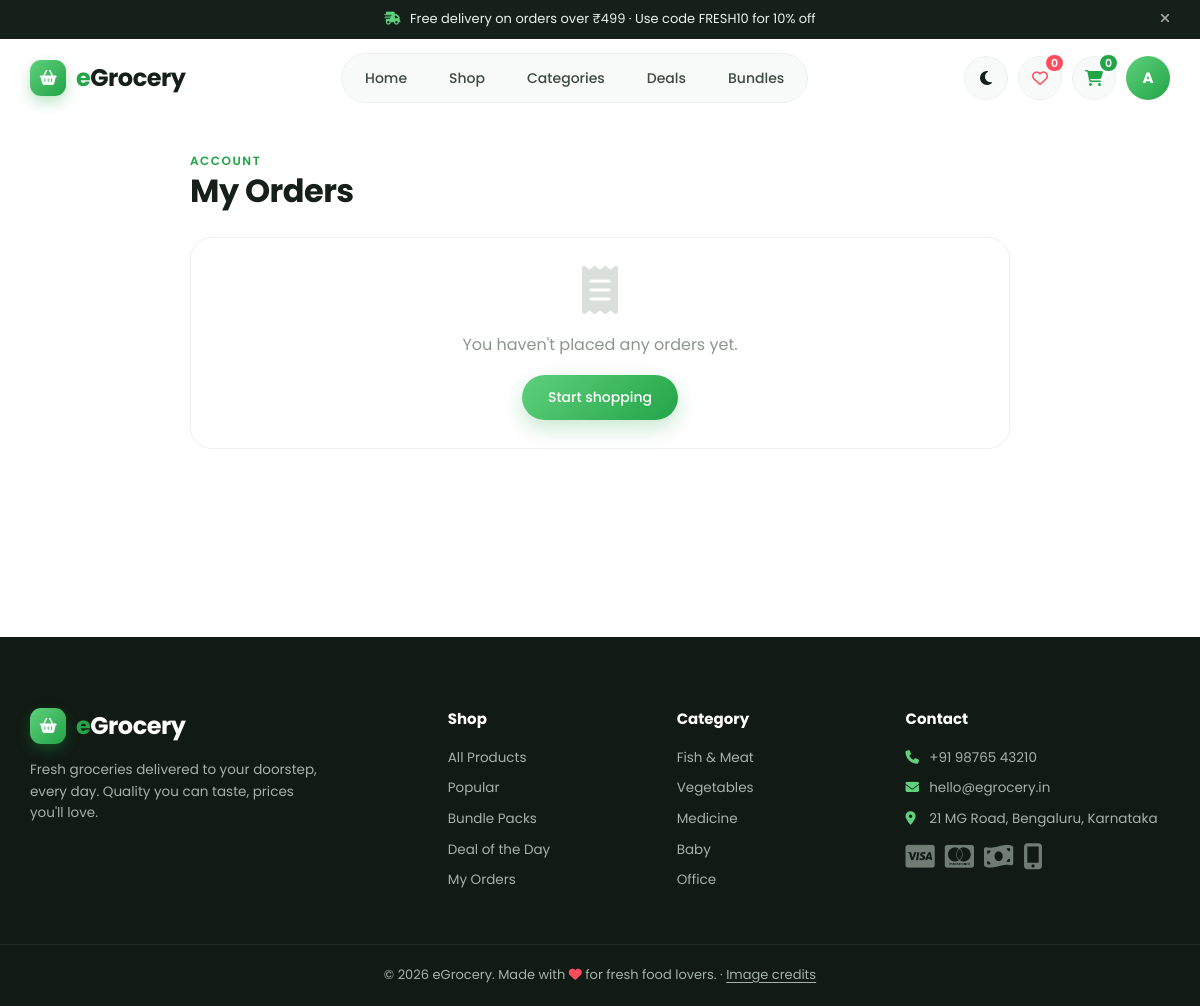
Page /orders/ (signed in) on the committed database.
### store/models.py (models this page shows, shortened)
class SiteSettings(models.Model):
    store_name = models.CharField(max_length=60, default="eGrocery")
    show_announcement = models.BooleanField(default=True)
    announcement = models.CharField(max_length=160, default="Free delivery on orders over ₹499 · Use code FRESH10 for 10% off")
    free_delivery_over = models.DecimalField("Free delivery over (₹)", max_digits=8, decimal_places=2, default=Decimal("499"))
    delivery_fee = models.DecimalField("Delivery fee (₹)", max_digits=8, decimal_places=2, default=Decimal("40"))
    delivery_minutes = models.PositiveIntegerField("Average delivery time (minutes)", default=30)
    hero_badge = models.CharField(max_length=80, default="Delivered in 30 minutes")
    hero_title = models.CharField(max_length=80, default="Everyday groceries,")
    hero_highlight = models.CharField(max_length=40, default="freshly", help_text="Word shown in green italics.")
    hero_title_end = models.CharField(max_length=60, default="delivered.")
    hero_subtitle = models.CharField(max_length=255, default="Farm-fresh produce, quality meat and daily essentials — picked this morning and at your door before you know it.")
    happy_customers = models.CharField(max_length=20, default="12K+", help_text="e.g. 12K+")
    store_rating = models.DecimalField(max_digits=2, decimal_places=1, default=Decimal("4.9"))
    footer_about = models.CharField(max_length=255, default="Fresh groceries delivered to your doorstep, every day. Quality you can taste, prices you'll love.")
    phone = models.CharField(max_length=40, default="+91 98765 43210")
    email = models.EmailField(default="hello@egrocery.in")
    address = models.CharField(max_length=160, default="21 MG Road, Bengaluru, Karnataka")
    facebook_url = models.URLField(blank=True)
    instagram_url = models.URLField(blank=True)
    twitter_url = models.URLField("X / Twitter URL", blank=True)
    youtube_url = models.URLField(blank=True)
    class Meta:
        verbose_name = "Site settings"
        verbose_name_plural = "Site settings"
    @classmethod
    def load(cls):
        obj, _ = cls.objects.get_or_create(pk=1)
        return obj

class Category(models.Model):
    name = models.CharField(max_length=80)
    slug = models.SlugField(unique=True)
    title = models.CharField(max_length=120, blank=True, help_text="Long name shown as the product heading, e.g. 'Fruits & Vegetables'.")
    icon = models.CharField(max_length=60, default="fa-solid fa-basket-shopping", help_text="Font Awesome classes, e.g. 'fa-solid fa-carrot'.")
    order = models.PositiveIntegerField(default=0)
    show_in_menu = models.BooleanField(default=True, help_text="Show as a card in the Category section.")
    class Meta:
        ordering = ["order", "name"]
        verbose_name_plural = "categories"
    @property
    def display_title(self):
        return self.title or self.name

### store/views.py (the view)
# urls.py: path("orders/", views.my_orders, name="my_orders"),
@login_required
def my_orders(request):
    orders = request.user.orders.prefetch_related("items")
    return render(request, "store/my_orders.html", {"orders": orders})

### store/cart.py (called while the page is built)
def money(value):
    return Decimal(value).quantize(Decimal("0.01"), rounding=ROUND_HALF_UP)

    @property
    def promo(self):
        code = self.session.get(PROMO_KEY)
        if not code:
            return None
        promo = PromoCode.objects.filter(code=code).first()
        if promo and promo.is_valid_now():
            return promo
        self.session.pop(PROMO_KEY, None)
        return None

    def lines(self):
        ids = [int(i) for i in self.data]
        products = Product.objects.active().select_related("category").in_bulk(ids)
        out = []
        for pid in ids:
            p = products.get(pid)
            if p:
                out.append((p, self.data[str(pid)]))
        if len(out) != len(self.data):  # drop vanished products
            self.data = {str(p.id): q for p, q in out}
            self._save()
        return out

    @property
    def count(self):
        return sum(self.data.values())

    @property
    def subtotal(self):
        return money(sum((p.price * q for p, q in self.lines()), Decimal("0")))

### store/currency.py (called while the page is built, shortened)
def format_inr(value, symbol=True):
    try:
        amount = Decimal(str(value))
    except (InvalidOperation, ValueError, TypeError):
        return value
    sign = "-" if amount < 0 else ""
    amount = abs(amount).quantize(Decimal("0.01"))
    whole, paise = divmod(amount, 1)
    digits = str(int(whole))
    text = digits if paise == 0 else f"{digits}.{int(paise * 100):02d}"
    return f"{sign}{'₹' if symbol else ''}{text}"

### store/models.py (called while the page is built)
    def active(self):
        return self.filter(is_active=True)

    def get_absolute_url(self):
        return reverse("product_detail", args=[self.slug])

    def to_dict(self):
        return {
            "id": self.id,
            "name": self.name,
            "slug": self.slug,
            "url": self.get_absolute_url(),
            "unit": self.unit,
            "desc": self.description,
            "price": float(self.price),
            "oldPrice": float(self.old_price) if self.old_price else None,
            "rating": float(self.rating),
            "img": self.image.url if self.image else "",
            "cat": self.category.slug,
            "catTitle": self.category.display_title,
            "popular": self.is_popular,
            "isNew": self.is_new,
            "bundle": self.is_bundle,
            "stock": self.stock,
        }

### templates/store/my_orders.html (shortened to what this page needs)
{% extends "base.html" %}
{% load store_extras %}
{% block content %}
<section class="page container narrow">
  <div class="page-head">
    <span class="eyebrow">Account</span>
    <h1>My Orders</h1>
  </div>
  {% for order in orders %}
    <a class="panel order-row" href="{{ order.get_absolute_url }}">
      <div class="order-thumbs">
        {% for item in order.items.all|slice:":3" %}
          {% if item.product and item.product.image %}<img src="{{ item.product.image.url }}" alt="{{ item.name }}">{% endif %}
        {% endfor %}
      </div>
      <div class="order-meta">
        <b>{{ order.number }}</b>
        <small class="muted">{{ order.created_at|date:"M j, Y" }} · {{ order.item_count }} item{{ order.item_count|pluralize }}</small>
      </div>
      <span class="status status-{{ order.status }}">{{ order.get_status_display }}</span>
      <b class="order-total">{{ order.total|inr }}</b>
      <i class="fa-solid fa-chevron-right muted"></i>
    </a>
  {% empty %}
    <div class="panel empty">
      <i class="fa-solid fa-receipt"></i>
      <p>You haven't placed any orders yet.</p>
      <a class="btn" href="{% url 'home' %}">Start shopping</a>
    </div>
  {% endfor %}
</section>
{% endblock %}

### templates/base.html (shortened to what this page needs)
{% load static store_extras %}<!DOCTYPE html>
<html lang="en">
<head>
  <link rel="stylesheet" href="https://cdnjs.cloudflare.com/ajax/libs/font-awesome/6.5.1/css/all.min.css" />
  <link rel="stylesheet" href="{% static 'css/style.css' %}" />
  <link rel="stylesheet" href="{% static 'css/components.css' %}" />
  <link rel="stylesheet" href="{% static 'css/pages.css' %}" />
  <link rel="stylesheet" href="{% static 'css/hero.css' %}" />
</head>
<body class="{% block body_class %}{% endblock %}">
  {% if site.show_announcement and site.announcement %}
  <div class="topbar" id="topbar">
    <div class="container topbar-inner">
      <p><i class="fa-solid fa-truck-fast"></i> {{ site.announcement }}</p>
      <button class="topbar-close" id="topbarClose" aria-label="Dismiss"><i class="fa-solid fa-xmark"></i></button>
    </div>
  </div>
  {% endif %}
  <header class="header" id="header">
    <div class="container nav">
      <a href="{% url 'home' %}" class="logo"><span class="logo-mark"><i class="fa-solid fa-basket-shopping"></i></span><span class="logo-e">e</span>Grocery</a>
      <nav class="nav-menu" id="navMenu">
        <a href="{% url 'home' %}" class="nav-link" data-section="home">Home</a>
        <a href="{% url 'shop' %}" class="nav-link{% if request.resolver_match.url_name == 'shop' or request.resolver_match.url_name == 'shop_category' %} active{% endif %}">Shop</a>
        <a href="{% url 'home' %}#categories" class="nav-link" data-section="categories">Categories</a>
        <a href="{% url 'home' %}#deal" class="nav-link" data-section="deal">Deals</a>
        <a href="{% url 'home' %}#packages" class="nav-link" data-section="packages">Bundles</a>
      </nav>
      <div class="nav-icons">
        <button class="icon-btn" id="themeBtn" aria-label="Toggle dark mode"></button>
        <button class="icon-btn icon-red" id="wishBtn" aria-label="Wishlist">
          <i class="fa-regular fa-heart"></i>
          <span class="badge badge-red" id="wishCount">{{ store_state.wishlist|length }}</span>
        </button>
        <button class="icon-btn icon-green" id="cartBtn" aria-label="Cart">
          <i class="fa-solid fa-cart-shopping"></i>
          <span class="badge" id="cartCount">{{ store_state.cart.count }}</span>
        </button>
        <div class="user-menu" id="userMenu">
          {% if user.is_authenticated %}
            <button class="icon-btn avatar-btn" id="userBtn" aria-label="Account" aria-expanded="false">
              {{ user.first_name|default:user.username|first|upper }}
            </button>
          {% else %}
            <a class="icon-btn" href="{% url 'login' %}?next={{ request.get_full_path|urlencode }}" aria-label="Log in"><i class="fa-regular fa-user"></i></a>
          {% endif %}
        </div>
      </div>
    </div>
  </header>
  <main>
    {% block content %}{% endblock %}
  </main>
  <footer class="footer">
    <div class="container footer-grid">
      <div>
        <a href="{% url 'home' %}" class="logo logo-light"><span class="logo-mark"><i class="fa-solid fa-basket-shopping"></i></span><span class="logo-e">e</span>Grocery</a>
        <p class="f-about">{{ site.footer_about }}</p>
      </div>
      <div>
        <h4>Shop</h4>
        <a href="{% url 'shop' %}">All Products</a>
        <a href="{% url 'home' %}#products">Popular</a>
        <a href="{% url 'home' %}#packages">Bundle Packs</a>
        <a href="{% url 'home' %}#deal">Deal of the Day</a>
        {% if user.is_authenticated %}<a href="{% url 'my_orders' %}">My Orders</a>{% else %}<a href="{% url 'signup' %}">Create Account</a>{% endif %}
      </div>
      <div>
        <h4>Category</h4>
        {% for c in menu_categories|slice:":5" %}
          <a href="{% url 'shop_category' c.slug %}">{{ c.name }}</a>
        {% endfor %}
      </div>
      <div>
        <h4>Contact</h4>
        <p><i class="fa-solid fa-phone"></i> <a href="tel:{{ site.phone|cut:' ' }}">{{ site.phone }}</a></p>
        <p><i class="fa-solid fa-envelope"></i> <a href="mailto:{{ site.email }}">{{ site.email }}</a></p>
        <p><i class="fa-solid fa-location-dot"></i> {{ site.address }}</p>
        <div class="pay">
          <i class="fa-brands fa-cc-visa" title="Visa"></i><i class="fa-brands fa-cc-mastercard" title="Mastercard"></i><i class="fa-solid fa-money-bill-wave" title="Cash on delivery"></i><i class="fa-solid fa-mobile-screen-button" title="UPI"></i>
        </div>
      </div>
    </div>
    <div class="copy">© <span id="year"></span> eGrocery. Made with <i class="fa-solid fa-heart"></i> for fresh food lovers. · <a href="{% static 'images/CREDITS.txt' %}">Image credits</a></div>
  </footer>
</body>
</html>

### static/css/pages.css (style rules this page uses)
.user-menu { position: relative; }
.avatar-btn { font-weight: 700; font-size: 15px; color: #fff !important; background: linear-gradient(135deg, var(--green-2), var(--green)) !important; border: none !important; }
.copy a { color: inherit; text-decoration: underline; text-underline-offset: 3px; }
.page { padding: 30px 20px 60px; min-height: 60vh; }
.page.narrow { max-width: 860px; }
.page-head { margin-bottom: 26px; }
.page-head h1 { font-size: 32px; color: var(--heading); letter-spacing: -.5px; line-height: 1.2; }
.panel { display: block; background: var(--surface); border: 1px solid var(--border); border-radius: 22px; padding: 28px; margin-bottom: 20px; }
.panel.empty { text-align: center; }
.panel.empty p { margin: 6px 0 18px; }

### rows in the picture
SiteSettings: announcement "Free delivery on orders over ₹499 · Use code FRESH10 for 10% off", footer_about "Fresh groceries delivered to your doorstep, every day. Quality you can taste, prices you'll love.", phone "+91 98765 43210", email "hello@egrocery.in", address "21 MG Road, Bengaluru, Karnataka"
Category: name "Fish & Meat"
Category: name "Vegetables"
Category: name "Medicine"
Category: name "Baby"
Category: name "Office"

### other values in the picture
{{ store_state.wishlist|length }} "0"
{{ store_state.cart.count }} "0"
{{ user.first_name|default:user.username|first|upper }} "A"
